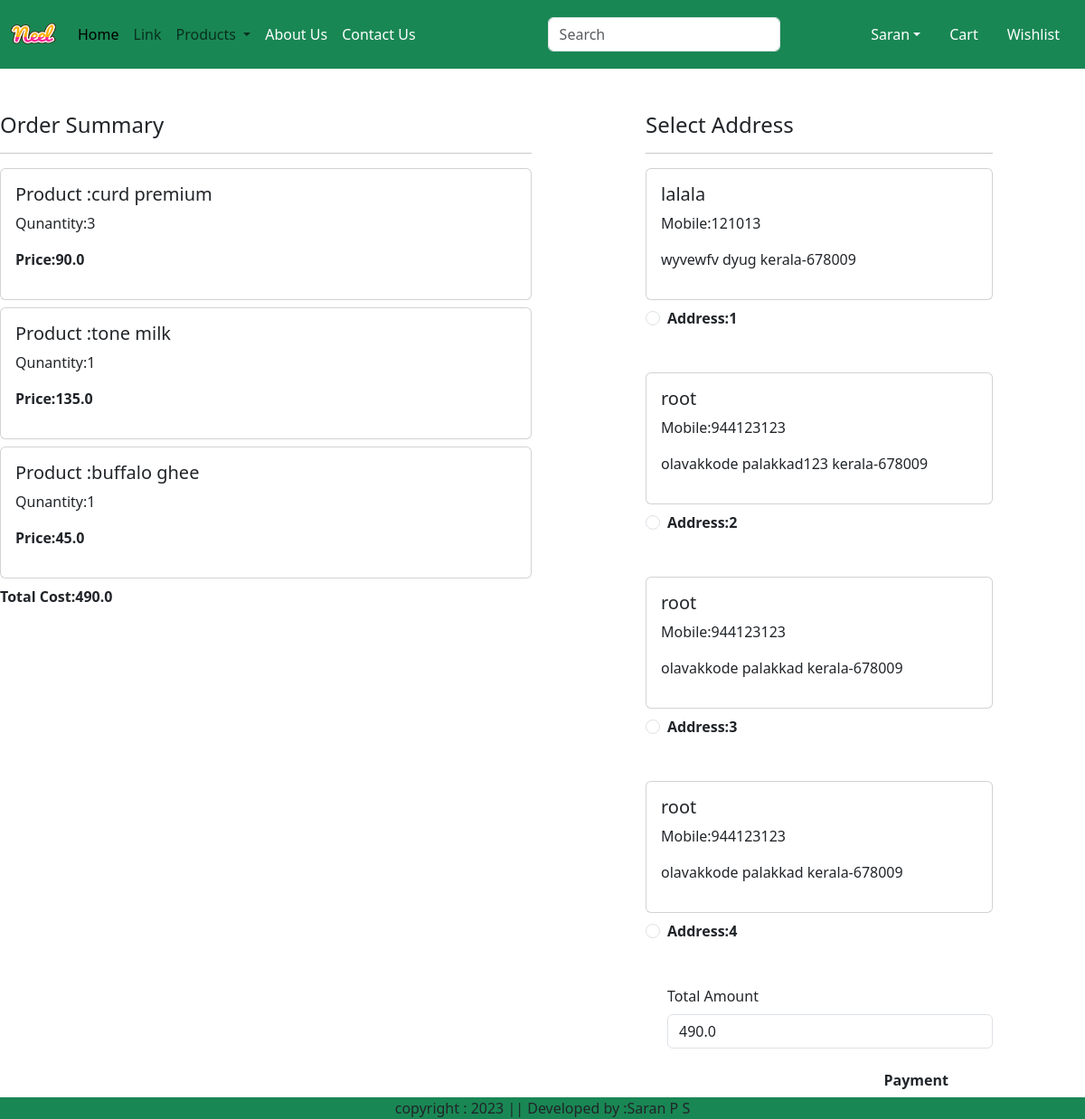
Screenshot of /checkout/ (signed in) with the database file from the repository.
### app/models.py (models this page shows, shortened)
class Cart(models.Model):
    user=models.ForeignKey(User,on_delete=models.CASCADE)
    product=models.ForeignKey(Product,on_delete=models.CASCADE)
    quantity=models.PositiveIntegerField(default=1)

class Product(models.Model):
    title=models.CharField(max_length=100)
    selling_price=models.FloatField()
    discounted_price=models.FloatField()
    description=models.TextField()
    composition=models.TextField(default='')
    prodapp=models.TextField(default='')
    category=models.CharField(choices=CATEGORY_CHOICES,max_length=2)
    product_image=models.ImageField(upload_to='product')

class Customer(models.Model):
    user=models.ForeignKey(User,on_delete=models.CASCADE)
    name=models.CharField(max_length=200)
    locality=models.CharField(max_length=200)
    city=models.CharField(max_length=50)
    mobile=models.IntegerField(default=0)
    zipcode=models.IntegerField()
    state=models.CharField(choices=STATE_CHOICES,max_length=100)

### app/views.py (the view, shortened to what this page needs)
# urls.py: path('checkout/',views.checkout.as_view(),name='checkout'),
class checkout(View):
    def get(self,request):
        user=request.user
        add=Customer.objects.filter(user=user)
        cart_items=Cart.objects.filter(user=user)
        famount=0
        for p in cart_items:
            value=p.quantity*p.product.discounted_price
            famount=famount+value
        totalamount=famount+40
        razoramount=int(totalamount*100)
        client=razorpay.Client(auth=(settings.RAZOR_KEY_ID,settings.RAZOR_KEY_SECRET))
        data={'amount':razoramount,'currency':'INR','receipt':'order_receipt_12'}
        payment_responce=client.order.create(data=data)
        print(payment_responce)
        order_id=payment_responce['id']
        order_status=payment_responce['status']
        return render(request,'app/checkout.html',locals())

### app/templates/app/checkout.html (shortened to what this page needs)
{% extends 'app/base.html' %}
{% load static  %}
{% block main-content %}
<div classes='container'>
    <div class='row mt-5'>
        <div class='col-sm-6'>
            <h4>Order Summary</h4>
            <hr>
            {% for item in cart_items %}
                <div class='card mb-2'>
                    <div class='card-body'>
                        <h5>Product :{{item.product.title}}</h5>
                        <p>Qunantity:{{item.quantity}}</p>
                        <p class='fw-bold'>Price:{{item.product.discounted_price}}</p>
                    </div>
                </div>
            {% endfor %}
            <p class='fw-bold'>Total Cost:{{totalamount}}</p>
        </div>
        <div class='col-sm-4 offset-sm-1'>
            <h4>Select Address</h4>
            <hr>
            <form method='post' id='myform'>
                {% for ad in add %}
                    <div class='card'>
                        <div class='card-body'>
                            <h5>{{ad.name}}</h5>
                            <p>Mobile:{{ad.mobile}}</p>
                            <p>{{ad.locality}} {{ad.city}} {{ad.state}}-{{ad.zipcode}}</p>
                        </div>
                    </div>
                    <div class='form-check mt-2 mb-5'>
                        <input class='form-check-input' type='radio' name='custid' id="custadd{{forloop.counter}}" value="{{ad.id}}">
                        <label class='form-check-label fw-bold' for="custadd{{forloop.counter}}">
                        Address:{{forloop.counter}}</label>
                    </div>
                {% endfor %}
                <div class='form-check mb-3'>
                    <label for='totalamount' class='form-label'>Total Amount</label>
                    <input type='number' class='form-control' name='totamount' value="{{totalamount}}" readonly>
                </div>
                <div class='text-end'>
                    <button id='rzp-button1' type='submit' class='btn btn-waening-3 px-5 fw-bold'>Payment</button>
            </form>
        </div>
    </div>
</div>
{% endblock main-content %}

### rows the page displays
Cart: product "curd premium", quantity "3", product.discounted_price "90.0"
Cart: product "tone milk", quantity "1", product.discounted_price "135.0"
Cart: product "buffalo ghee", quantity "1", product.discounted_price "45.0"
Customer: name "lalala", mobile "121013", locality "wyvewfv", city "dyug", state "kerala", zipcode "678009"
Customer: name "root", mobile "944123123", locality "olavakkode", city "palakkad123", state "kerala", zipcode "678009"
Customer: name "root", mobile "944123123", locality "olavakkode", city "palakkad", state "kerala", zipcode "678009"
Customer: name "root", mobile "944123123", locality "olavakkode", city "palakkad", state "kerala", zipcode "678009"

### other values shown
{{ totalamount }} "490.0"
